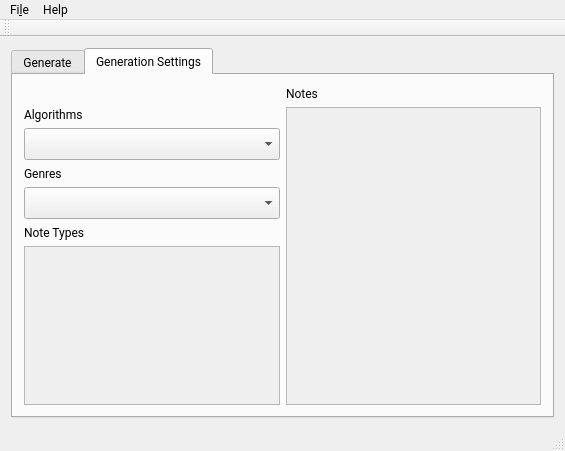
<?xml version="1.0" encoding="UTF-8"?>
<ui version="4.0">
 <class>MainWindow</class>
 <widget class="QMainWindow" name="MainWindow">
  <property name="geometry">
   <rect>
    <x>0</x>
    <y>0</y>
    <width>565</width>
    <height>451</height>
   </rect>
  </property>
  <property name="sizePolicy">
   <sizepolicy hsizetype="Expanding" vsizetype="Expanding">
    <horstretch>0</horstretch>
    <verstretch>0</verstretch>
   </sizepolicy>
  </property>
  <property name="minimumSize">
   <size>
    <width>0</width>
    <height>0</height>
   </size>
  </property>
  <property name="maximumSize">
   <size>
    <width>1920</width>
    <height>1080</height>
   </size>
  </property>
  <property name="font">
   <font>
    <family>Roboto</family>
   </font>
  </property>
  <property name="windowTitle">
   <string>Music Generator</string>
  </property>
  <widget class="QWidget" name="centralWidget">
   <property name="sizePolicy">
    <sizepolicy hsizetype="Maximum" vsizetype="MinimumExpanding">
     <horstretch>0</horstretch>
     <verstretch>0</verstretch>
    </sizepolicy>
   </property>
   <layout class="QGridLayout" name="gridLayout_7">
    <item row="0" column="0">
     <widget class="QTabWidget" name="tabWidget">
      <property name="sizePolicy">
       <sizepolicy hsizetype="Expanding" vsizetype="Expanding">
        <horstretch>0</horstretch>
        <verstretch>0</verstretch>
       </sizepolicy>
      </property>
      <property name="currentIndex">
       <number>1</number>
      </property>
      <widget class="QWidget" name="tab">
       <property name="sizePolicy">
        <sizepolicy hsizetype="Expanding" vsizetype="Expanding">
         <horstretch>0</horstretch>
         <verstretch>0</verstretch>
        </sizepolicy>
       </property>
       <property name="maximumSize">
        <size>
         <width>1920</width>
         <height>1080</height>
        </size>
       </property>
       <attribute name="title">
        <string>Generate</string>
       </attribute>
       <layout class="QGridLayout" name="gridLayout_8">
        <item row="0" column="0">
         <widget class="QWidget" name="widget" native="true">
          <property name="sizePolicy">
           <sizepolicy hsizetype="Expanding" vsizetype="Expanding">
            <horstretch>0</horstretch>
            <verstretch>0</verstretch>
           </sizepolicy>
          </property>
          <layout class="QFormLayout" name="formLayout">
           <item row="0" column="1">
            <layout class="QVBoxLayout" name="verticalLayout_3">
             <property name="sizeConstraint">
              <enum>QLayout::SetMaximumSize</enum>
             </property>
             <item>
              <layout class="QGridLayout" name="gridLayout_3">
               <item row="0" column="0">
                <layout class="QGridLayout" name="gridLayout_4" rowstretch="0,0" columnstretch="0,0">
                 <item row="1" column="0">
                  <widget class="QDoubleSpinBox" name="inputSongLength_4">
                   <property name="toolTip">
                    <string extracomment="seconds"/>
                   </property>
                   <property name="toolTipDuration">
                    <number>1</number>
                   </property>
                   <property name="decimals">
                    <number>3</number>
                   </property>
                   <property name="minimum">
                    <double>1.000000000000000</double>
                   </property>
                   <property name="maximum">
                    <double>999999.989999999990687</double>
                   </property>
                   <property name="singleStep">
                    <double>5.000000000000000</double>
                   </property>
                   <property name="value">
                    <double>30.000000000000000</double>
                   </property>
                  </widget>
                 </item>
                 <item row="1" column="1">
                  <widget class="QPushButton" name="btnGenerate_2">
                   <property name="font">
                    <font>
                     <pointsize>12</pointsize>
                    </font>
                   </property>
                   <property name="toolTip">
                    <string extracomment="Generate a randomly generated song."/>
                   </property>
                   <property name="text">
                    <string>Generate</string>
                   </property>
                   <property name="default">
                    <bool>false</bool>
                   </property>
                   <property name="flat">
                    <bool>false</bool>
                   </property>
                  </widget>
                 </item>
                 <item row="0" column="0">
                  <widget class="QLabel" name="label_3">
                   <property name="text">
                    <string>Song length:</string>
                   </property>
                  </widget>
                 </item>
                </layout>
               </item>
              </layout>
             </item>
            </layout>
           </item>
           <item row="1" column="1">
            <widget class="QProgressBar" name="progressBar">
             <property name="value">
              <number>24</number>
             </property>
            </widget>
           </item>
          </layout>
         </widget>
        </item>
       </layout>
      </widget>
      <widget class="QWidget" name="tab_5">
       <property name="sizePolicy">
        <sizepolicy hsizetype="Expanding" vsizetype="Expanding">
         <horstretch>0</horstretch>
         <verstretch>0</verstretch>
        </sizepolicy>
       </property>
       <property name="maximumSize">
        <size>
         <width>1920</width>
         <height>1080</height>
        </size>
       </property>
       <attribute name="title">
        <string>Generation Settings</string>
       </attribute>
       <layout class="QGridLayout" name="gridLayout_9">
        <item row="1" column="1">
         <layout class="QVBoxLayout" name="verticalLayout">
          <item>
           <widget class="QScrollArea" name="NoteGroups">
            <property name="widgetResizable">
             <bool>true</bool>
            </property>
            <widget class="QWidget" name="scrollAreaWidgetContents">
             <property name="geometry">
              <rect>
               <x>0</x>
               <y>0</y>
               <width>255</width>
               <height>292</height>
              </rect>
             </property>
             <layout class="QGridLayout" name="gridLayout_10">
              <item row="2" column="0">
               <layout class="QGridLayout" name="NoteGridLayout"/>
              </item>
             </layout>
            </widget>
           </widget>
          </item>
         </layout>
        </item>
        <item row="1" column="0">
         <layout class="QHBoxLayout" name="horizontalLayout_3">
          <item>
           <layout class="QGridLayout" name="gridLayout_2">
            <item row="5" column="0">
             <widget class="QLabel" name="label_2">
              <property name="text">
               <string>Note Types</string>
              </property>
             </widget>
            </item>
            <item row="7" column="0">
             <widget class="QScrollArea" name="NoteTypesGroup">
              <property name="widgetResizable">
               <bool>true</bool>
              </property>
              <widget class="QWidget" name="scrollAreaWidgetContents_3">
               <property name="geometry">
                <rect>
                 <x>0</x>
                 <y>0</y>
                 <width>254</width>
                 <height>135</height>
                </rect>
               </property>
               <layout class="QGridLayout" name="gridLayout_11">
                <item row="0" column="0">
                 <layout class="QGridLayout" name="NoteTypeGridLayout" rowstretch="0" columnstretch="0"/>
                </item>
               </layout>
              </widget>
             </widget>
            </item>
            <item row="3" column="0">
             <widget class="QLabel" name="label_5">
              <property name="text">
               <string>Genres</string>
              </property>
             </widget>
            </item>
            <item row="1" column="0">
             <widget class="QComboBox" name="genAlgorithms_4">
              <property name="font">
               <font>
                <pointsize>15</pointsize>
               </font>
              </property>
              <property name="toolTip">
               <string/>
              </property>
              <property name="toolTipDuration">
               <number>-1</number>
              </property>
              <property name="statusTip">
               <string/>
              </property>
              <property name="accessibleDescription">
               <string/>
              </property>
             </widget>
            </item>
            <item row="4" column="0">
             <widget class="QComboBox" name="genresComboBox">
              <property name="font">
               <font>
                <pointsize>15</pointsize>
               </font>
              </property>
             </widget>
            </item>
            <item row="0" column="0">
             <widget class="QLabel" name="label_4">
              <property name="text">
               <string>Algorithms</string>
              </property>
             </widget>
            </item>
           </layout>
          </item>
         </layout>
        </item>
        <item row="0" column="1">
         <widget class="QLabel" name="label">
          <property name="text">
           <string>Notes</string>
          </property>
         </widget>
        </item>
       </layout>
      </widget>
     </widget>
    </item>
   </layout>
  </widget>
  <widget class="QMenuBar" name="menuBar">
   <property name="geometry">
    <rect>
     <x>0</x>
     <y>0</y>
     <width>565</width>
     <height>23</height>
    </rect>
   </property>
   <widget class="QMenu" name="menutest">
    <property name="title">
     <string>Fi&amp;le</string>
    </property>
    <addaction name="actionExport"/>
    <addaction name="action_Import"/>
   </widget>
   <widget class="QMenu" name="menuHelp">
    <property name="title">
     <string>Help</string>
    </property>
   </widget>
   <addaction name="menutest"/>
   <addaction name="menuHelp"/>
  </widget>
  <widget class="QToolBar" name="mainToolBar">
   <attribute name="toolBarArea">
    <enum>TopToolBarArea</enum>
   </attribute>
   <attribute name="toolBarBreak">
    <bool>false</bool>
   </attribute>
  </widget>
  <widget class="QStatusBar" name="statusBar"/>
  <action name="actionExport">
   <property name="text">
    <string>&amp;Export</string>
   </property>
   <property name="statusTip">
    <string extracomment="test"/>
   </property>
  </action>
  <action name="action_Import">
   <property name="text">
    <string>&amp;Import</string>
   </property>
  </action>
 </widget>
 <layoutdefault spacing="6" margin="11"/>
 <resources/>
 <connections/>
</ui>
